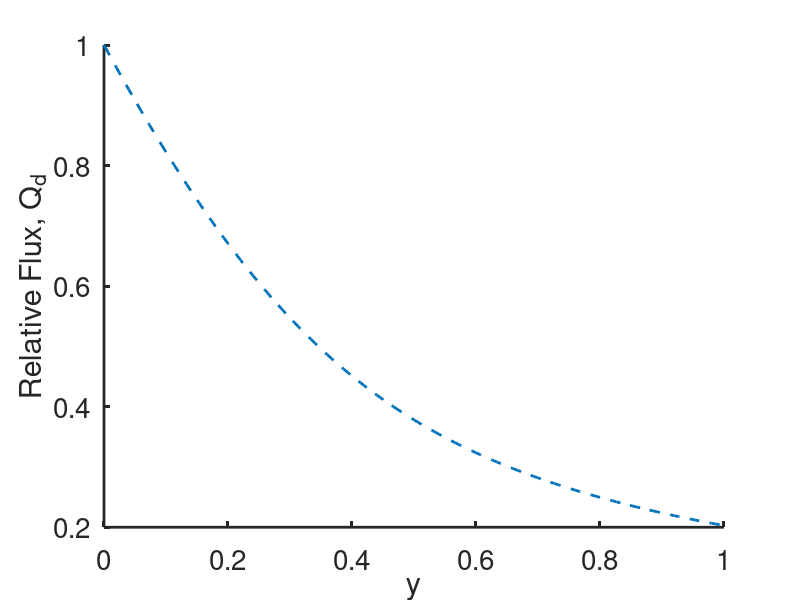
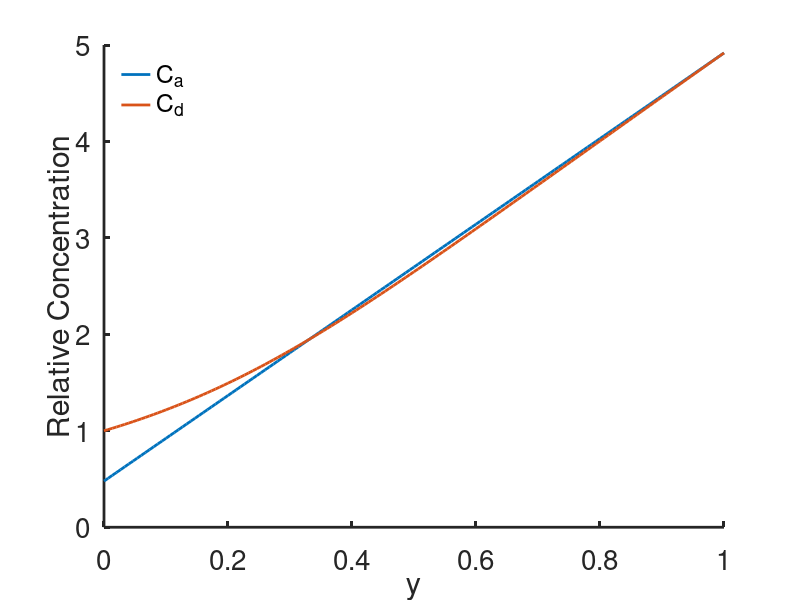

Write MATLAB code to recreate these figures, in order.
%    -------------------------------------------------------------------
%
%     Solve the nephron equations for the loop of Henle (no ADH)
%
%     For Chapter 17, Section 17.3.2 of
%     Keener and Sneyd, Mathematical Physiology, 3rd Edition, Springer.
%
%     Written by James Keener and James Sneyd.
%
%    -------------------------------------------------------------------

function henle_no_adh
clear all; close all; clc;
set(0,                           ...
   'defaultaxesfontsize', 20,   ...
   'defaultaxeslinewidth', 2.0, ...
   'defaultlinelinewidth', 2.0);

% parameters
p.P = 0.9;
p.DPd = 0.15;
p.DPc = 0.22;
p.Hd = 0.1;
p.rd = 0.15;
p.Ka = 0.2;
p.N=151; % number of grid points
p.y = linspace(0,1,p.N);

% make up some initial guess
Qa = -.9;
Qd = -Qa*p.y +(1-p.y);
Sd=-(Qd -1)*(p.rd*p.Hd)+1-p.DPd*p.Hd*p.y ;
X0=[Sd, Qa];
options = optimset('Display','off');
[U]=fsolve(@(x)des(x,p),X0,options);
Qa = U(end)
[Qd,Qs,Sd,Sa,Ss,Cd,Ca,Cs]=get_fs(U, p);

figure(1)
    plot(p.y,Qd,'--')
    hold on
    xlabel('y')
    ylabel('Relative Flux, Q_d')
    box off

figure(2)
    plot(p.y,Ca,p.y,Cd)
    legend('boxoff')
    legend('C_a','C_d','location','northwest')
    xlabel('y')
    ylabel('Relative Concentration')
    box off




end % of main

%%
function out = des(U,p)
    dy = p.y(2)-p.y(1);
    Sd = U(1:p.N);
    Qa = U(p.N+1);
    [Qd,Qs,Sd,Sa,Ss,Cd,Ca,Cs]=get_fs(U ,p);

    Fd = Ss./Qs-Sd./Qd;

    eqSd =[Sd(1)-1,...
           (Sd(2:p.N-1)-Sd(1:p.N-2))/(dy)-p.Hd*Fd(1:p.N-2), ...
           (Sd(p.N)-Sd( p.N-1))/(dy)-p.Hd*Fd(p.N-1)];
    eqQa = Sd(p.N)-1-(Qa+1)*p.rd*p.Hd+p.DPd*p.Hd;
    out = [eqSd, eqQa ];
    %max(abs(out))
end

%%
function [Qd,Qs,Sd,Sa,Ss,Cd,Ca,Cs]= get_fs(U, p)
    Sd = U(1:p.N);
    Qa = U(p.N+1);

    tm = (1-Sd-p.DPd*p.Hd*p.y)/(p.rd*p.Hd);
    Qd = 1+ tm;
    Qs=-Qd-Qa;
    Cd=Sd./Qd;
    Ca=Cd(p.N)-p.P*(p.y-1)/Qa;

    Sa =Qa*Ca;
    Ss = -Sa -Sd;
    Cs=Ss./Qs;
end
